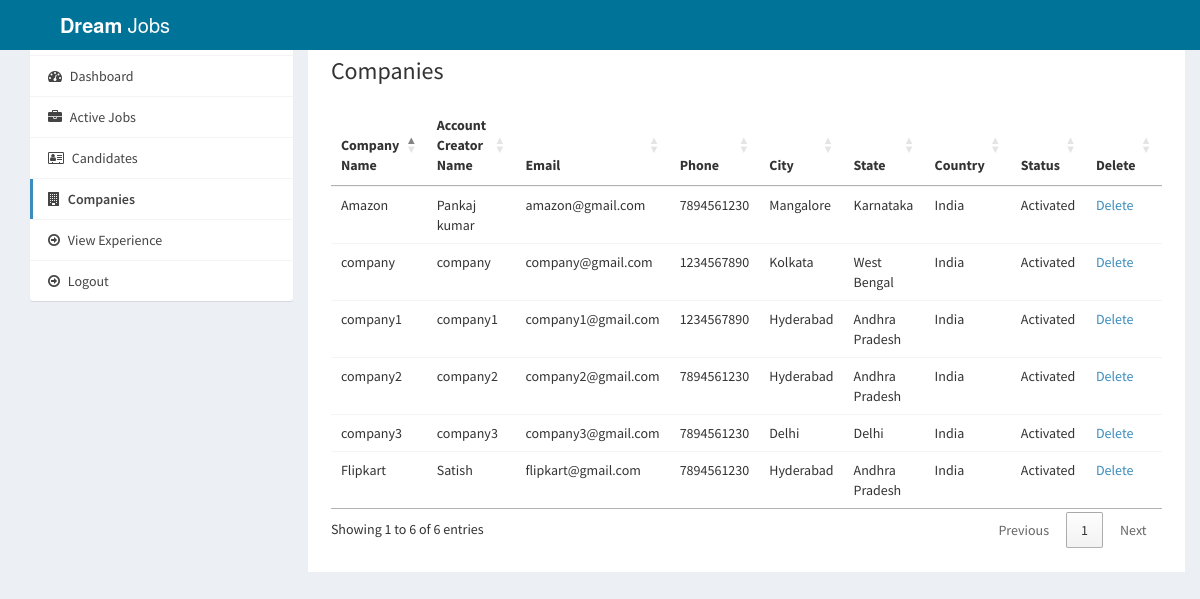
/admin/companies.php (signed in), run on the app's committed database.
### tables this page shows
CREATE TABLE `company` (
  `id_company` int(11) NOT NULL,
  `name` varchar(255) NOT NULL,
  `companyname` varchar(255) NOT NULL,
  `country` varchar(255) NOT NULL,
  `state` varchar(255) NOT NULL,
  `city` varchar(255) NOT NULL,
  `contactno` varchar(255) NOT NULL,
  `website` varchar(255) NOT NULL,
  `email` varchar(255) NOT NULL,
  `password` varchar(255) NOT NULL,
  `aboutme` varchar(255) DEFAULT NULL,
  `logo` varchar(255) NOT NULL DEFAULT 'j7.jpg',
  `createdAt` date NOT NULL DEFAULT current_timestamp(),
  `active` int(11) NOT NULL DEFAULT 2
);

### admin/companies.php (the view, shortened to what this page needs)
<?php
require_once("../db.php");
?>
<!DOCTYPE html>
<html>
<head>
  <link rel="stylesheet" href="https://cdnjs.cloudflare.com/ajax/libs/twitter-bootstrap/3.3.7/css/bootstrap.min.css">
  <link rel="stylesheet" href="https://cdnjs.cloudflare.com/ajax/libs/font-awesome/4.7.0/css/font-awesome.min.css">
  <link rel="stylesheet" href="https://cdnjs.cloudflare.com/ajax/libs/ionicons/2.0.1/css/ionicons.min.css">
  <link rel="stylesheet" href="https://cdn.datatables.net/1.10.15/css/jquery.dataTables.min.css">
  <link rel="stylesheet" href="../css/AdminLTE.min.css">
  <link rel="stylesheet" href="../css/_all-skins.min.css">
  <link rel="stylesheet" href="../css/custom.css">
</head>
<body class="hold-transition skin-green sidebar-mini">
<div class="wrapper">
  <header class="main-header">
  <a href="index.php" class="logo navbar-fixed-top "  style="background:#007399 " >
      <span class="logo-lg"><b>Dream</b> Jobs</span>
    </a>
    <nav class="navbar navbar-fixed-top"style="background-color:  #007399">
    </nav>
  </header>
  <div class="content-wrapper" style="margin-left: 0px;">
    <section id="candidates" class="content-header">
      <div class="container">
        <div class="row">
          <div class="col-md-3">
            <div class="box box-solid">
              <div class="box-header with-border">
                <h3 class="box-title">Welcome <b>Admin</b></h3>
              </div>
              <div class="box-body no-padding">
                <ul class="nav nav-pills nav-stacked">
                  <li><a href="dashboard.php"><i class="fa fa-dashboard"></i> Dashboard</a></li>
                  <li><a href="active-jobs.php"><i class="fa fa-briefcase"></i> Active Jobs</a></li>
                  <li><a href="applications.php"><i class="fa fa-address-card-o"></i> Candidates</a></li>
                  <li class="active"><a href="companies.php"><i class="fa fa-building"></i> Companies</a></li>
                  <li><a href="experience.php"><i class="fa fa-arrow-circle-o-right"></i> View Experience</a></li>
                  <li><a href="../logout.php"><i class="fa fa-arrow-circle-o-right"></i> Logout</a></li>
                </ul>
              </div>
            </div>
          </div>
          <div class="col-md-9 bg-white padding-2">
            <h3>Companies</h3>
            <div class="row margin-top-20">
              <div class="col-md-12">
                <div class="box-body table-responsive no-padding">
                  <table id="example2" class="table table-hover">
                    <thead>
                      <th>Company Name</th>
                      <th>Account Creator Name</th>
                      <th>Email</th>
                      <th>Phone</th>
                      <th>City</th>
                      <th>State</th>
                      <th>Country</th>
                      <th>Status</th>
                      <th>Delete</th>
                    </thead>
                    <tbody>
                      <?php
                      $sql = "SELECT * FROM company";
                      $result = $conn->query($sql);
                      if($result->num_rows > 0) {
                        while($row = $result->fetch_assoc()) {
                      ?>
                      <tr>
                        <td><?php echo $row['companyname']; ?></td>
                        <td><?php echo $row['name']; ?></td>
                        <td><?php echo $row['email']; ?></td>
                        <td><?php echo $row['contactno']; ?></td>
                        <td><?php echo $row['city']; ?></td>
                        <td><?php echo $row['state']; ?></td>
                        <td><?php echo $row['country']; ?></td>
                        <td>
                        <?php
                          if($row['active'] == '1') {
                            echo "Activated";
                          } else if($row['active'] == '2') {
                            ?>
                            <a href="reject-company.php?id=<?php echo $row['id_company']; ?>">Reject</a> <a href="approve-company.php?id=<?php echo $row['id_company']; ?>">Approve</a>
                            <?php
                          } else if ($row['active'] == '3') {
                            ?>
                              <a href="approve-company.php?id=<?php echo $row['id_company']; ?>">Reactivate</a>
                            <?php
                          } else if($row['active'] == '0') {
                            echo "Rejected";
                          }
                        ?>
                        </td>
                        <td><a href="delete-company.php?id=<?php echo $row['id_company']; ?>">Delete</a></td>
                      </tr>
                     <?php
                        }
                      }
                    ?>
                    </tbody>
                  </table>
                </div>
              </div>
            </div>
          </div>
        </div>
      </div>
    </section>
  </div>
</div>
</body>
</html>

### css/custom.css (style rules this page uses)
.margin-top-20 { margin-top: 20px; }
.padding-2 { padding: 2%; }
.bg-white { background-color: #fff; }

### data on the page
company: companyname "company", name "company", email "company@gmail.com", contactno "1234567890", city "Kolkata", state "West Bengal", country "India", active "Activated"
company: companyname "company1", name "company1", email "company1@gmail.com", contactno "1234567890", city "Hyderabad", state "Andhra Pradesh", country "India", active "Activated"
company: companyname "company2", name "company2", email "company2@gmail.com", contactno "7894561230", city "Hyderabad", state "Andhra Pradesh", country "India", active "Activated"
company: companyname "company3", name "company3", email "company3@gmail.com", contactno "7894561230", city "Delhi", state "Delhi", country "India", active "Activated"
company: companyname "Amazon", name "Pankaj kumar", email "amazon@gmail.com", contactno "7894561230", city "Mangalore", state "Karnataka", country "India", active "Activated"
company: companyname "Flipkart", name "Satish", email "flipkart@gmail.com", contactno "7894561230", city "Hyderabad", state "Andhra Pradesh", country "India", active "Activated"
